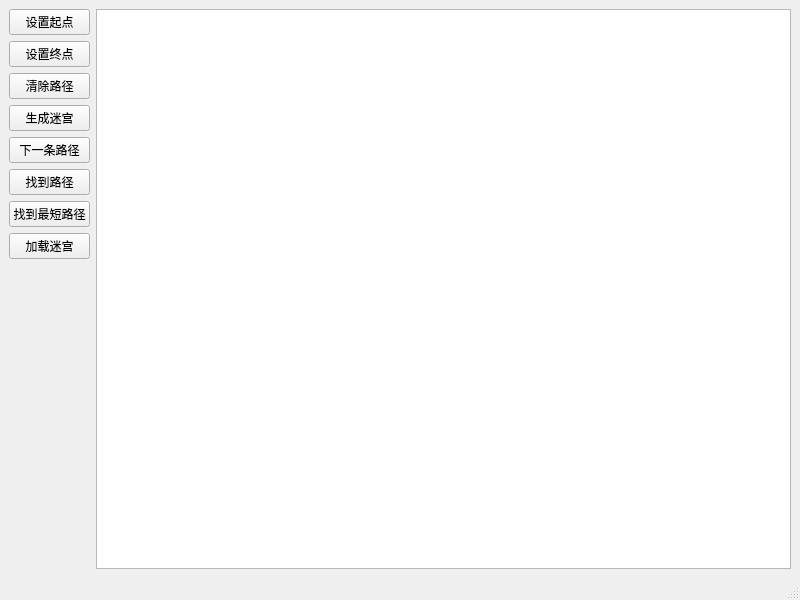
<?xml version="1.0" encoding="UTF-8"?>
<ui version="4.0">
 <class>MainWindow</class>
 <widget class="QMainWindow" name="MainWindow">
  <property name="geometry">
   <rect>
    <x>0</x>
    <y>0</y>
    <width>800</width>
    <height>600</height>
   </rect>
  </property>
  <property name="windowTitle">
   <string>MainWindow</string>
  </property>
  <widget class="QWidget" name="centralwidget">
   <layout class="QHBoxLayout" name="horizontalLayout">
    <item>
     <layout class="QVBoxLayout" name="verticalLayout">
      <item>
       <widget class="QPushButton" name="btnSetStart">
        <property name="text">
         <string>设置起点</string>
        </property>
       </widget>
      </item>
      <item>
       <widget class="QPushButton" name="btnSetEnd">
        <property name="text">
         <string>设置终点</string>
        </property>
       </widget>
      </item>
      <item>
       <widget class="QPushButton" name="btnClearPath">
        <property name="text">
         <string>清除路径</string>
        </property>
       </widget>
      </item>
      <item>
       <widget class="QPushButton" name="btnGenerate">
        <property name="text">
         <string>生成迷宫</string>
        </property>
       </widget>
      </item>
      <item>
       <widget class="QPushButton" name="btnNextPath">
        <property name="text">
         <string>下一条路径</string>
        </property>
       </widget>
      </item>
      <item>
       <widget class="QPushButton" name="btnFindPath">
        <property name="text">
         <string>找到路径</string>
        </property>
       </widget>
      </item>
      <item>
       <widget class="QPushButton" name="btnShortest">
        <property name="text">
         <string>找到最短路径</string>
        </property>
       </widget>
      </item>
      <item>
       <widget class="QPushButton" name="btnLoad">
        <property name="text">
         <string>加载迷宫</string>
        </property>
       </widget>
      </item>
      <item>
       <spacer name="verticalSpacer">
        <property name="orientation">
         <enum>Qt::Vertical</enum>
        </property>
        <property name="sizeHint" stdset="0">
         <size>
          <width>20</width>
          <height>40</height>
         </size>
        </property>
       </spacer>
      </item>
     </layout>
    </item>
    <item>
     <widget class="QGraphicsView" name="graphicsView">
      <property name="minimumSize">
       <size>
        <width>9</width>
        <height>9</height>
       </size>
      </property>
     </widget>
    </item>
   </layout>
  </widget>
  <widget class="QMenuBar" name="menubar">
   <property name="geometry">
    <rect>
     <x>0</x>
     <y>0</y>
     <width>800</width>
     <height>24</height>
    </rect>
   </property>
  </widget>
  <widget class="QStatusBar" name="statusbar"/>
 </widget>
 <resources/>
 <connections/>
</ui>
